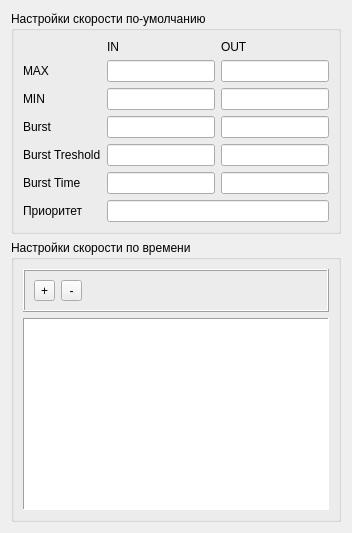
      <widget class="QWidget" name="tab_2">
       <attribute name="title">
        <string>Настройки скорости</string>
       </attribute>
       <layout class="QGridLayout" name="gridLayout_12">
        <item row="0" column="0">
         <widget class="QGroupBox" name="speed_access_groupBox">
          <property name="toolTip">
           <string>Настройки скорости абонентской линии по-умолчанию для абонентов данного тарифного плана</string>
          </property>
          <property name="whatsThis">
           <string>Настройки скорости абонентской линии по-умолчанию для абонентов данного тарифного плана</string>
          </property>
          <property name="title">
           <string>Настройки скорости по-умолчанию</string>
          </property>
          <layout class="QGridLayout" name="gridLayout_11">
           <item row="0" column="1">
            <widget class="QLabel" name="speed_in_label">
             <property name="text">
              <string>IN</string>
             </property>
            </widget>
           </item>
           <item row="0" column="2">
            <widget class="QLabel" name="speed_out_label">
             <property name="text">
              <string>OUT</string>
             </property>
            </widget>
           </item>
           <item row="1" column="0">
            <widget class="QLabel" name="speed_max_label">
             <property name="text">
              <string>MAX</string>
             </property>
             <property name="buddy">
              <cstring>speed_max_in_edit</cstring>
             </property>
            </widget>
           </item>
           <item row="1" column="1">
            <widget class="QLineEdit" name="speed_max_in_edit">
             <property name="frame">
              <bool>true</bool>
             </property>
            </widget>
           </item>
           <item row="1" column="2">
            <widget class="QLineEdit" name="speed_max_out_edit"/>
           </item>
           <item row="2" column="0">
            <widget class="QLabel" name="speed_min_label">
             <property name="text">
              <string>MIN</string>
             </property>
             <property name="buddy">
              <cstring>speed_min_in_edit</cstring>
             </property>
            </widget>
           </item>
           <item row="2" column="1">
            <widget class="QLineEdit" name="speed_min_in_edit"/>
           </item>
           <item row="2" column="2">
            <widget class="QLineEdit" name="speed_min_out_edit"/>
           </item>
           <item row="3" column="0">
            <widget class="QLabel" name="speed_burst_label">
             <property name="text">
              <string>Burst</string>
             </property>
             <property name="buddy">
              <cstring>speed_burst_in_edit</cstring>
             </property>
            </widget>
           </item>
           <item row="3" column="1">
            <widget class="QLineEdit" name="speed_burst_in_edit"/>
           </item>
           <item row="3" column="2">
            <widget class="QLineEdit" name="speed_burst_out_edit"/>
           </item>
           <item row="4" column="0">
            <widget class="QLabel" name="speed_burst_treshold_label">
             <property name="text">
              <string>Burst Treshold</string>
             </property>
             <property name="buddy">
              <cstring>speed_burst_treshold_in_edit</cstring>
             </property>
            </widget>
           </item>
           <item row="4" column="1">
            <widget class="QLineEdit" name="speed_burst_treshold_in_edit"/>
           </item>
           <item row="4" column="2">
            <widget class="QLineEdit" name="speed_burst_treshold_out_edit"/>
           </item>
           <item row="5" column="0">
            <widget class="QLabel" name="speed_burst_time_label">
             <property name="text">
              <string>Burst Time</string>
             </property>
             <property name="buddy">
              <cstring>speed_burst_time_in_edit</cstring>
             </property>
            </widget>
           </item>
           <item row="5" column="1">
            <widget class="QLineEdit" name="speed_burst_time_in_edit"/>
           </item>
           <item row="5" column="2">
            <widget class="QLineEdit" name="speed_burst_time_out_edit"/>
           </item>
           <item row="6" column="0">
            <widget class="QLabel" name="speed_priority_label">
             <property name="text">
              <string>Приоритет</string>
             </property>
            </widget>
           </item>
           <item row="6" column="1" colspan="2">
            <widget class="QLineEdit" name="speed_priority_edit"/>
           </item>
          </layout>
         </widget>
        </item>
        <item row="1" column="0">
         <widget class="QGroupBox" name="groupBox">
          <property name="toolTip">
           <string>Настройки скорости в зависимости от времени(периода тарификации)</string>
          </property>
          <property name="whatsThis">
           <string>Настройки скорости в зависимости от времени(периода тарификации)</string>
          </property>
          <property name="title">
           <string>Настройки скорости по времени</string>
          </property>
          <layout class="QGridLayout" name="gridLayout_25">
           <item row="0" column="0">
            <widget class="QFrame" name="speed_panel">
             <property name="frameShape">
              <enum>QFrame::Box</enum>
             </property>
             <property name="frameShadow">
              <enum>QFrame::Raised</enum>
             </property>
             <layout class="QGridLayout" name="gridLayout_13">
              <item row="0" column="0">
               <widget class="QToolButton" name="add_speed_button">
                <property name="contextMenuPolicy">
                 <enum>Qt::DefaultContextMenu</enum>
                </property>
                <property name="text">
                 <string>+</string>
                </property>
               </widget>
              </item>
              <item row="0" column="1">
               <widget class="QToolButton" name="del_speed_button">
                <property name="minimumSize">
                 <size>
                  <width>21</width>
                  <height>0</height>
                 </size>
                </property>
                <property name="text">
                 <string>-</string>
                </property>
               </widget>
              </item>
              <item row="0" column="2">
               <spacer name="horizontalSpacer">
                <property name="orientation">
                 <enum>Qt::Horizontal</enum>
                </property>
                <property name="sizeHint" stdset="0">
                 <size>
                  <width>40</width>
                  <height>20</height>
                 </size>
                </property>
               </spacer>
              </item>
             </layout>
            </widget>
           </item>
           <item row="1" column="0">
            <widget class="QTableWidget" name="speed_table">
             <property name="contextMenuPolicy">
              <enum>Qt::DefaultContextMenu</enum>
             </property>
             <property name="frameShape">
              <enum>QFrame::Panel</enum>
             </property>
             <property name="frameShadow">
              <enum>QFrame::Sunken</enum>
             </property>
             <property name="alternatingRowColors">
              <bool>true</bool>
             </property>
             <property name="selectionMode">
              <enum>QAbstractItemView::SingleSelection</enum>
             </property>
             <property name="selectionBehavior">
              <enum>QAbstractItemView::SelectRows</enum>
             </property>
             <property name="verticalScrollMode">
              <enum>QAbstractItemView::ScrollPerPixel</enum>
             </property>
             <property name="horizontalScrollMode">
              <enum>QAbstractItemView::ScrollPerPixel</enum>
             </property>
             <property name="gridStyle">
              <enum>Qt::DotLine</enum>
             </property>
             <property name="sortingEnabled">
              <bool>false</bool>
             </property>
            </widget>
           </item>
          </layout>
         </widget>
        </item>
       </layout>
      </widget>
